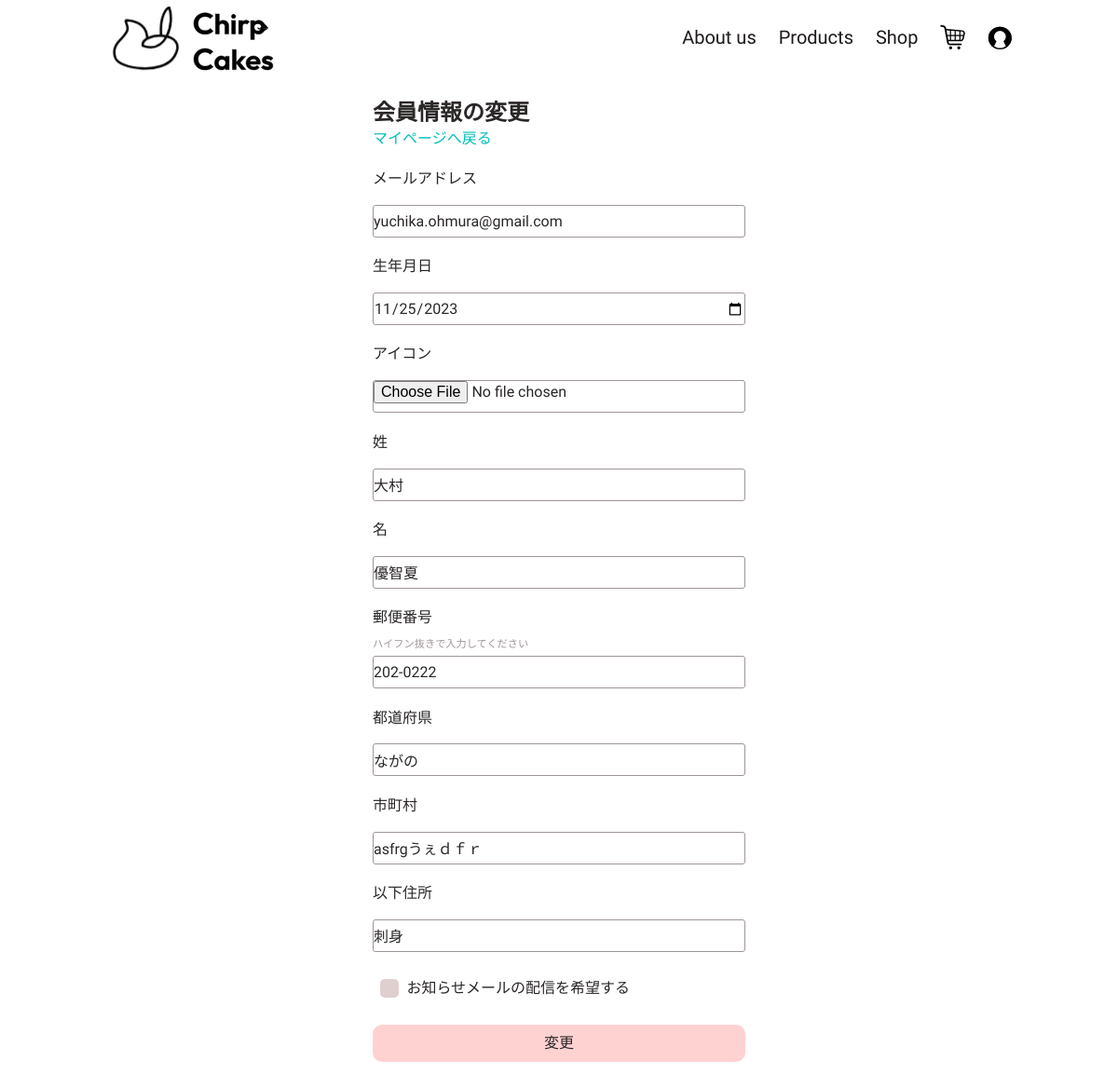
/main/edituser (signed in), run on the app's committed database.
### main/models.py (models this page shows, shortened)
class UserTable(AbstractBaseUser, PermissionsMixin):
    GENDER_CHOICES = [
        (1, '女性'),
        (2, '男性'),
        (3, 'その他')
    ]
    username = models.CharField(verbose_name="ユーザーID", max_length=16, unique=True, validators=[MinLengthValidator(5,16), RegexValidator(r'^[a-zA-Z0-9_]*$',)])
    email = models.EmailField(verbose_name="メールアドレス", unique=True, null=True, blank=False)
    birthday = models.DateField(verbose_name="誕生日", null=True, blank=True, default='1900-12-30')
    icon = models.ImageField(verbose_name="アイコン", default=f'main/icon/default_icon.png', upload_to=savePath, null=True, blank=True)
    date_joined = models.DateField(verbose_name="登録日", auto_now_add=True)
    gender = models.IntegerField(verbose_name='性別', choices=GENDER_CHOICES, unique=False, default=1, blank=True, null=True)
    myouji = models.CharField(verbose_name="姓", max_length=255)
    namae = models.CharField(verbose_name='名', max_length=255)
    post = models.CharField(verbose_name='郵便番号', max_length=9, validators=[RegexValidator(r'^[0-9]{3}-[0-9]{4}$',)])
    pref = models.CharField(verbose_name='都道府県名', max_length=255)
    town = models.CharField(verbose_name='市町村', max_length=255, default='')
    prefDetail = models.CharField(verbose_name='住所詳細', max_length=400)
    points = models.IntegerField(verbose_name='保有ポイント', default=100)
    mail_deriv = models.BooleanField(verbose_name='メール配信希望', default=False)
    is_active = models.BooleanField(default=True)
    is_staff = models.BooleanField(default=False)
    is_superuser = models.BooleanField(default=False)
    objects = MyUserManager()
    USERNAME_FIELD = 'username'
    EMAIL_FIELD = 'email'
    REQUIRED_FIELDS = [
        'email',
    ]
    class Meta:
        verbose_name = _('ユーザーテーブル')
        verbose_name_plural = _('ユーザーテーブル')
    def __str__(self):
        return self.username

### main/views.py (the view, shortened to what this page needs)
# urls.py: path('edituser', views.EditUser.as_view(), name='edituser'),
class EditUser(LoginRequiredMixin, TemplateView):
    template_name = 'main/editAccount.html'
    params = {
    }
    def get(self, request, *args, **kwargs):
        user = UserTable.objects.get(username=request.user)
        form_class = EditUserForm(user)
        self.params['form'] = form_class
        return render(request, self.template_name, self.params)

### templates/main/editAccount.html (shortened to what this page needs)
{% load static %}
<!DOCTYPE html>
<html lang="ja">
<head>
    <link rel="stylesheet" href="{% static 'main/css/main.css' %}">
    <link href="https://use.fontawesome.com/releases/v5.0.6/css/all.css" rel="stylesheet">
</head>
<body>
    {% include 'main/component/banner.html' %}
    <div id="root">
        <main id="edituser">
            <div class="form-body">
                <form action="{% url 'main:edituser' %}" method="post" enctype="multipart/form-data">
                    <div class="form-title">
                        <h2>
                            会員情報の変更
                        </h2>
                        <a href="{% url 'main:mypage' %}">
                            マイページへ戻る
                        </a>
                    </div>
                    {% for item in form %}
                    {% if item.name == 'mail_deriv' %}
                    <div class="form-field">
                        <div class="form-check">
                            <input type="checkbox" name="{{item.name}}" id="{{item.id_for_label}}"
                                value="{{ item.field.initial }}">
                            <div class="form-label">
                                <label for="{{item.id_for_label}}">
                                    お知らせメールの配信を希望する
                                </label>
                            </div>
                        </div>
                    </div>
                    {% else %}
                    {% if item.errors %}
                    <div class="form-field is-error">
                        {% else %}
                        <div class="form-field">
                            {% endif %}
                            <div class="form-text">
                                <div class="form-label">
                                    <label for="{{ item.id_for_label }}" class="label has-text-left">
                                        {{ item.label }}
                                    </label>
                                </div>
                                <div class="form-label">
                                {% if item.name == 'post' %}
                                <div class="form-label-ano">
                                    ハイフン抜きで入力してください
                                </div>
                                {% endif %}
                                </div>
                                <input {% if item.name == 'birthday' %} type="date" {% else %}
                                    type="{{ item.field.widget.input_type }}" {% endif %} class="input is-normal"
                                    {% if item.name == 'email' %}
                                    placeholder="xxx@ooo.□□□"
                                    {% elif item.name == 'post' %}
                                    placeholder = "399-0021"
                                    {% else %}
                                    placeholder="{{ item.label }}"
                                    {% endif %}
                                    {% if item.field.required %} required {% endif %} name="{{item.name}}"
                                    id="{{item.id_for_label}}"
                                    {% if item.name == 'birthday' %}
                                    value="{{ item.field.initial|date:'Y-m-d' }}"
                                    {% elif item.field.initial %}
                                    value="{{ item.field.initial }}"
                                    {% endif %}>
                            </div>
                        </div>
                        {% endif %}
                        {% endfor %}
                        <input type="submit" value="変更">
                </form>
            </div>
        </main>
    </div>
</body>
</html>

### static/main/css/main.css (style rules this page uses)
* { font-family: "Luckiest Guy", cursive; font-family: "Outfit", sans-serif; font-family: "Shippori Mincho", serif; font-family: "Zen Kaku Gothic New", sans-serif; list-style: none; color: rgb(43, 39, 39); text-decoration: none; }
a { color: rgb(0, 190, 190); }
html, body { color: rgb(43, 39, 39); font-family: "Zen Kaku Gothic New", sans-serif, "Outfit", sans-serif; height: 100%; margin: 0; }
#root { background-color: rgb(255, 255, 255); height: 100vh; }
.form-body { width: 100%; display: grid; margin: 0 auto; justify-items: center; align-items: center; background-color: rgb(255, 255, 255); border-radius: 10px; }
.form-field { margin: 1rem 0; width: 100%; }
.form-label-ano { font-size: 70%; color: #9f9598; margin-top: -0.2rem; }
.form-text { display: flex; flex-direction: column; }
.form-text input { width: 400px; height: 35px; border: 0.5px #9f9598 solid; border-radius: 3px; }
.form-label { font-weight: 500; margin: 0.2rem 0; width: 100%; text-align: left; }
.form-label label { display: inline-block; width: 100%; }
.form-check { position: relative; display: flex; justify-content: center; align-items: center; font-size: 100%; width: 100%; padding: 0.5rem; margin: 0.5rem 0; }
.form-check .form-label { display: flex; justify-content: center; align-items: center; margin-left: 0.5rem; }
.form-check .form-label label { -webkit-user-select: none; -moz-user-select: none; user-select: none; cursor: pointer; }
.form-check input[type=checkbox] { -webkit-appearance: none; -moz-appearance: none; appearance: none; border-radius: 5px; width: 22px; height: 20px; position: relative; transition: 0.2s ease-in; background-color: rgb(223, 207, 207); }
.form-check input[type=checkbox]::after { transition: 0.2s ease-in; color: rgb(0, 190, 190); top: 50%; left: 50%; transform: translate(-50%, -50%); -webkit-appearance: none; -moz-appearance: none; appearance: none; transition: 0.1s ease-in; transition: 0.1s ease-in; position: absolute; }
.form-check input[type=checkbox]::before { top: 50%; left: 50%; transition: 0.2s ease-in; transform: translate(-50%, -50%) rotate(10deg); -webkit-appearance: none; -moz-appearance: none; appearance: none; border-radius: 50%; position: absolute; width: 10px; height: 10px; }
#edituser { height: 100%; padding: 1rem; padding-top: 105px; width: 70%; margin: 0 auto; }
#edituser input[type=submit] { width: 100%; height: 40px; margin-bottom: 3rem; border: none; background-color: rgb(255, 210, 210); border-radius: 10px; }

### data on the page
UserTable: email "yuchika.ohmura@gmail.com" "11/25/2023" "大村" "優智夏" "202-0222" "ながの" "asfrgうぇｄｆｒ" "刺身"

### other printed values
{{ item.label }} "メールアドレス" "生年月日" "アイコン" "姓" "名" "郵便番号" "都道府県" "市町村" "以下住所"
